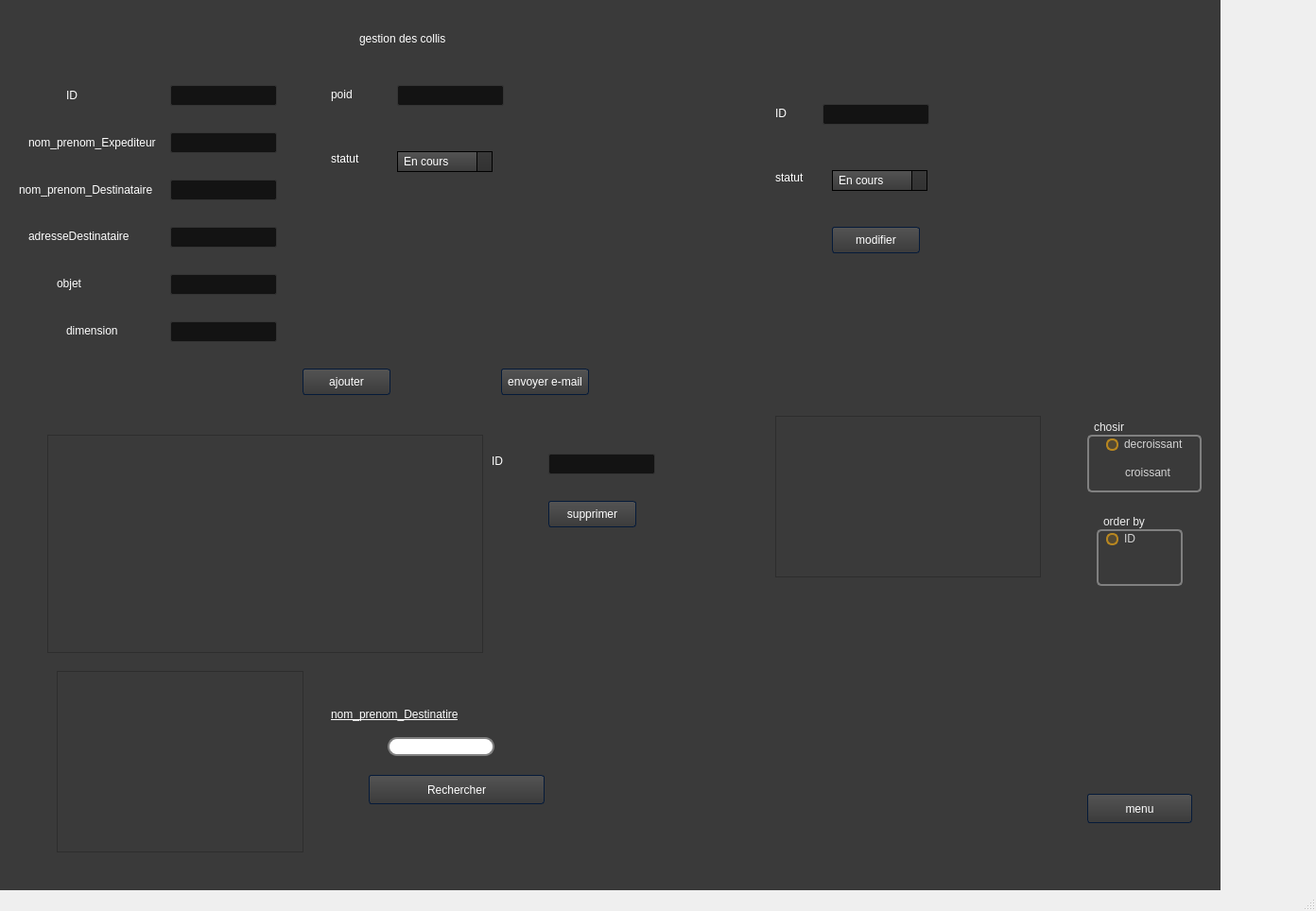
<?xml version="1.0" encoding="UTF-8"?>
<ui version="4.0">
 <class>MainWindow</class>
 <widget class="QMainWindow" name="MainWindow">
  <property name="geometry">
   <rect>
    <x>0</x>
    <y>0</y>
    <width>1392</width>
    <height>964</height>
   </rect>
  </property>
  <property name="windowTitle">
   <string>MainWindow</string>
  </property>
  <widget class="QWidget" name="centralwidget">
   <widget class="QStackedWidget" name="stackedWidget">
    <property name="geometry">
     <rect>
      <x>0</x>
      <y>0</y>
      <width>1291</width>
      <height>1071</height>
     </rect>
    </property>
    <property name="styleSheet">
     <string notr="true">/*-----QWidget-----*/
QWidget
{
	background-color: #3a3a3a;
	color: #fff;
	selection-background-color: #b78620;
	selection-color: #000;

}


/*-----QLabel-----*/
QLabel
{
	background-color: transparent;
	color: #fff;

}


/*-----QMenuBar-----*/
QMenuBar 
{
	background-color: qlineargradient(spread:repeat, x1:1, y1:0, x2:1, y2:1, stop:0 rgba(57, 57, 57, 255),stop:1 rgba(50, 50, 50, 255));
	border: 1px solid #000;
	color: #fff;

}


QMenuBar::item 
{
	background-color: transparent;

}


QMenuBar::item:selected 
{
	background-color: rgba(183, 134, 32, 20%);
	border: 1px solid #b78620;
	color: #fff;

}


QMenuBar::item:pressed 
{
	background-color: rgb(183, 134, 32);
	border: 1px solid #b78620;
	color: #fff;

}


/*-----QMenu-----*/
QMenu
{
    background-color: qlineargradient(spread:repeat, x1:1, y1:0, x2:1, y2:1, stop:0 rgba(57, 57, 57, 255),stop:1 rgba(50, 50, 50, 255));
    border: 1px solid #222;
    padding: 4px;
	color: #fff;

}


QMenu::item
{
    background-color: transparent;
    padding: 2px 20px 2px 20px;

}


QMenu::separator
{
   	background-color: rgb(183, 134, 32);
	height: 1px;

}


QMenu::item:disabled
{
    color: #555;
    background-color: transparent;
    padding: 2px 20px 2px 20px;

}


QMenu::item:selected
{
	background-color: rgba(183, 134, 32, 20%);
	border: 1px solid #b78620;
	color: #fff;

}


/*-----QToolBar-----*/
QToolBar
{
	background-color: qlineargradient(spread:repeat, x1:1, y1:0, x2:1, y2:1, stop:0 rgba(69, 69, 69, 255),stop:1 rgba(58, 58, 58, 255));
	border-top: none;
	border-bottom: 1px solid #4f4f4f;
	border-left: 1px solid #4f4f4f;
	border-right: 1px solid #4f4f4f;

}


QToolBar::separator
{
	background-color: #2e2e2e;
	width: 1px;

}


/*-----QToolButton-----*/
QToolButton 
{
	background-color: transparent;
	color: #fff;
	padding: 5px;
	padding-left: 8px;
	padding-right: 8px;
	margin-left: 1px;
}


QToolButton:hover
{
	background-color: rgba(183, 134, 32, 20%);
	border: 1px solid #b78620;
	color: #fff;
	
}


QToolButton:pressed
{
	background-color: qlineargradient(spread:repeat, x1:1, y1:0, x2:1, y2:1, stop:0 rgba(57, 57, 57, 255),stop:1 rgba(50, 50, 50, 255));
	border: 1px solid #b78620;

}


QToolButton:checked
{
	background-color: qlineargradient(spread:repeat, x1:1, y1:0, x2:1, y2:1, stop:0 rgba(57, 57, 57, 255),stop:1 rgba(50, 50, 50, 255));
	border: 1px solid #222;
}


/*-----QPushButton-----*/
QPushButton
{
	background-color: qlineargradient(spread:repeat, x1:1, y1:0, x2:1, y2:1, stop:0 rgba(84, 84, 84, 255),stop:1 rgba(59, 59, 59, 255));
	color: #ffffff;
	min-width: 80px;
	border-style: solid;
	border-width: 1px;
	border-radius: 3px;
	border-color: #051a39;
	padding: 5px;

}


QPushButton::flat
{
	background-color: transparent;
	border: none;
	color: #fff;

}


QPushButton::disabled
{
	background-color: #404040;
	color: #656565;
	border-color: #051a39;

}


QPushButton::hover
{
	background-color: rgba(183, 134, 32, 20%);
	border: 1px solid #b78620;

}


QPushButton::pressed
{
	background-color: qlineargradient(spread:repeat, x1:1, y1:0, x2:1, y2:1, stop:0 rgba(74, 74, 74, 255),stop:1 rgba(49, 49, 49, 255));
	border: 1px solid #b78620;

}


QPushButton::checked
{
	background-color: qlineargradient(spread:repeat, x1:1, y1:0, x2:1, y2:1, stop:0 rgba(74, 74, 74, 255),stop:1 rgba(49, 49, 49, 255));
	border: 1px solid #222;

}


/*-----QLineEdit-----*/
QLineEdit
{
	background-color: #131313;
	color : #eee;
	border: 1px solid #343434;
	border-radius: 2px;
	padding: 3px;
	padding-left: 5px;

}


/*-----QPlainTExtEdit-----*/
QPlainTextEdit
{
	background-color: #131313;
	color : #eee;
	border: 1px solid #343434;
	border-radius: 2px;
	padding: 3px;
	padding-left: 5px;

}


/*-----QTabBar-----*/
QTabBar::tab
{
	background-color: qlineargradient(spread:repeat, x1:1, y1:0, x2:1, y2:1, stop:0 rgba(84, 84, 84, 255),stop:1 rgba(59, 59, 59, 255));
	color: #ffffff;
	border-style: solid;
	border-width: 1px;
	border-color: #666;
	border-bottom: none;
	padding: 5px;
	padding-left: 15px;
	padding-right: 15px;

}


QTabWidget::pane 
{
	background-color: red;
	border: 1px solid #666;
	top: 1px;

}


QTabBar::tab:last
{
	margin-right: 0; 

}


QTabBar::tab:first:!selected
{
	background-color: #0c0c0d;
	margin-left: 0px;

}


QTabBar::tab:!selected
{
	color: #b1b1b1;
	border-bottom-style: solid;
	background-color: #0c0c0d;

}


QTabBar::tab:selected
{
	margin-bottom: 0px;

}


QTabBar::tab:!selected:hover
{
	border-top-color: #b78620;

}


/*-----QComboBox-----*/
QComboBox
{
    background-color: qlineargradient(spread:repeat, x1:1, y1:0, x2:1, y2:1, stop:0 rgba(84, 84, 84, 255),stop:1 rgba(59, 59, 59, 255));
    border: 1px solid #000;
    padding-left: 6px;
    color: #ffffff;
    height: 20px;

}


QComboBox::disabled
{
	background-color: #404040;
	color: #656565;
	border-color: #051a39;

}


QComboBox:on
{
    background-color: #b78620;
	color: #000;

}


QComboBox QAbstractItemView
{
    background-color: #383838;
    color: #ffffff;
    border: 1px solid black;
    selection-background-color: #b78620;
    outline: 0;

}


QComboBox::drop-down
{
	background-color: qlineargradient(spread:repeat, x1:1, y1:0, x2:1, y2:1, stop:0 rgba(57, 57, 57, 255),stop:1 rgba(50, 50, 50, 255));
    subcontrol-origin: padding;
    subcontrol-position: top right;
    width: 15px;
    border-left-width: 1px;
    border-left-color: black;
    border-left-style: solid; 

}


QComboBox::down-arrow
{
    image: url(://arrow-down.png);
    width: 8px;
    height: 8px;
}


/*-----QSpinBox &amp; QDateTimeEdit-----*/
QSpinBox,
QDateTimeEdit 
{
    background-color: #131313;
	color : #eee;
	border: 1px solid #343434;
	padding: 3px;
	padding-left: 5px;
    border-radius : 2px;

}


QSpinBox::up-button, 
QDateTimeEdit::up-button
{
	border-top-right-radius:2px;
	background-color: #777777;
    width: 16px; 
    border-width: 1px;

}


QSpinBox::up-button:hover, 
QDateTimeEdit::up-button:hover
{
	background-color: #585858;

}


QSpinBox::up-button:pressed, 
QDateTimeEdit::up-button:pressed
{
	background-color: #252525;
    width: 16px; 
    border-width: 1px;

}


QSpinBox::up-arrow,
QDateTimeEdit::up-arrow
{
    image: url(://arrow-up.png);
    width: 7px;
    height: 7px;

}


QSpinBox::down-button, 
QDateTimeEdit::down-button
{
	border-bottom-right-radius:2px;
	background-color: #777777;
    width: 16px; 
    border-width: 1px;

}


QSpinBox::down-button:hover, 
QDateTimeEdit::down-button:hover
{
	background-color: #585858;

}


QSpinBox::down-button:pressed, 
QDateTimeEdit::down-button:pressed
{
	background-color: #252525;
    width: 16px; 
    border-width: 1px;

}


QSpinBox::down-arrow,
QDateTimeEdit::down-arrow
{
    image: url(://arrow-down.png);
    width: 7px;
    height: 7px;

}


/*-----QGroupBox-----*/
QGroupBox 
{
    border: 1px solid;
    border-color: #666666;
	border-radius: 5px;
    margin-top: 20px;

}


QGroupBox::title  
{
    background-color: transparent;
    color: #eee;
    subcontrol-origin: margin;
    padding: 5px;
	border-top-left-radius: 3px;
	border-top-right-radius: 3px;

}


/*-----QHeaderView-----*/
QHeaderView::section
{
    background-color: qlineargradient(spread:repeat, x1:1, y1:0, x2:1, y2:1, stop:0 rgba(60, 60, 60, 255),stop:1 rgba(50, 50, 50, 255));
	border: 1px solid #000;
    color: #fff;
    text-align: left;
	padding: 4px;
	
}


QHeaderView::section:disabled
{
    background-color: #525251;
    color: #656565;

}


QHeaderView::section:checked
{
    background-color: qlineargradient(spread:repeat, x1:1, y1:0, x2:1, y2:1, stop:0 rgba(60, 60, 60, 255),stop:1 rgba(50, 50, 50, 255));
    color: #fff;

}


QHeaderView::section::vertical::first,
QHeaderView::section::vertical::only-one
{
    border-top: 1px solid #353635;

}


QHeaderView::section::vertical
{
    border-top: 1px solid #353635;

}


QHeaderView::section::horizontal::first,
QHeaderView::section::horizontal::only-one
{
    border-left: 1px solid #353635;

}


QHeaderView::section::horizontal
{
    border-left: 1px solid #353635;

}


QTableCornerButton::section
{
    background-color: qlineargradient(spread:repeat, x1:1, y1:0, x2:1, y2:1, stop:0 rgba(60, 60, 60, 255),stop:1 rgba(50, 50, 50, 255));
	border: 1px solid #000;
    color: #fff;

}


/*-----QTreeWidget-----*/
QTreeView
{
	show-decoration-selected: 1;
	alternate-background-color: #3a3a3a;
	selection-color: #fff;
	background-color: #2d2d2d;
	border: 1px solid gray;
	padding-top : 5px;
	color: #fff;
	font: 8pt;

}


QTreeView::item:selected
{
	color:#fff;
	background-color: #b78620;
	border-radius: 0px;

}


QTreeView::item:!selected:hover
{
    background-color: #262626;
    border: none;
    color: white;

}


QTreeView::branch:has-children:!has-siblings:closed,
QTreeView::branch:closed:has-children:has-siblings 
{
	image: url(://tree-closed.png);

}


QTreeView::branch:open:has-children:!has-siblings,
QTreeView::branch:open:has-children:has-siblings  
{
	image: url(://tree-open.png);

}


/*-----QListView-----*/
QListView 
{
	background-color: qlineargradient(spread:repeat, x1:1, y1:0, x2:1, y2:1, stop:0 rgba(83, 83, 83, 255),stop:0.293269 rgba(81, 81, 81, 255),stop:0.634615 rgba(79, 79, 79, 255),stop:1 rgba(83, 83, 83, 255));
    border : none;
    color: white;
    show-decoration-selected: 1; 
    outline: 0;
	border: 1px solid gray;

}


QListView::disabled 
{
	background-color: #656565;
	color: #1b1b1b;
    border: 1px solid #656565;

}


QListView::item 
{
	background-color: #2d2d2d;
    padding: 1px;

}


QListView::item:alternate 
{
    background-color: #3a3a3a;

}


QListView::item:selected 
{
	background-color: #b78620;
	border: 1px solid #b78620;
	color: #fff;

}


QListView::item:selected:!active 
{
	background-color: #b78620;
	border: 1px solid #b78620;
	color: #fff;

}


QListView::item:selected:active 
{
	background-color: #b78620;
	border: 1px solid #b78620;
	color: #fff;

}


QListView::item:hover {
    background-color: #262626;
    border: none;
    color: white;

}


/*-----QCheckBox-----*/
QCheckBox
{
	background-color: transparent;
    color: lightgray;
	border: none;

}


QCheckBox::indicator
{
    background-color: #323232;
    border: 1px solid darkgray;
    width: 12px;
    height: 12px;

}


QCheckBox::indicator:checked
{
    image:url(&quot;./ressources/check.png&quot;);
	background-color: #b78620;
    border: 1px solid #3a546e;

}


QCheckBox::indicator:unchecked:hover
{
	border: 1px solid #b78620; 

}


QCheckBox::disabled
{
	color: #656565;

}


QCheckBox::indicator:disabled
{
	background-color: #656565;
	color: #656565;
    border: 1px solid #656565;

}


/*-----QRadioButton-----*/
QRadioButton 
{
	color: lightgray;
	background-color: transparent;

}


QRadioButton::indicator::unchecked:hover 
{
	background-color: lightgray;
	border: 2px solid #b78620;
	border-radius: 6px;
}


QRadioButton::indicator::checked 
{
	border: 2px solid #b78620;
	border-radius: 6px;
	background-color: rgba(183,134,32,20%);  
	width: 9px; 
	height: 9px; 

}


/*-----QSlider-----*/
QSlider::groove:horizontal 
{
	background-color: transparent;
	height: 3px;

}


QSlider::sub-page:horizontal 
{
	background-color: #b78620;

}


QSlider::add-page:horizontal 
{
	background-color: #131313;

}


QSlider::handle:horizontal 
{
	background-color: #b78620;
	width: 14px;
	margin-top: -6px;
	margin-bottom: -6px;
	border-radius: 6px;

}


QSlider::handle:horizontal:hover 
{
	background-color: #d89e25;
	border-radius: 6px;

}


QSlider::sub-page:horizontal:disabled 
{
	background-color: #bbb;
	border-color: #999;

}


QSlider::add-page:horizontal:disabled 
{
	background-color: #eee;
	border-color: #999;

}


QSlider::handle:horizontal:disabled 
{
	background-color: #eee;
	border: 1px solid #aaa;
	border-radius: 3px;

}


/*-----QScrollBar-----*/
QScrollBar:horizontal
{
    border: 1px solid #222222;
    background-color: #3d3d3d;
    height: 15px;
    margin: 0px 16px 0 16px;

}


QScrollBar::handle:horizontal
{
	background-color: qlineargradient(spread:repeat, x1:1, y1:0, x2:1, y2:1, stop:0 rgba(97, 97, 97, 255),stop:1 rgba(90, 90, 90, 255));
	border: 1px solid #2d2d2d;
    min-height: 20px;

}


QScrollBar::add-line:horizontal
{
	background-color: qlineargradient(spread:repeat, x1:1, y1:0, x2:1, y2:1, stop:0 rgba(97, 97, 97, 255),stop:1 rgba(90, 90, 90, 255));
	border: 1px solid #2d2d2d;
    width: 15px;
    subcontrol-position: right;
    subcontrol-origin: margin;

}


QScrollBar::sub-line:horizontal
{
	background-color: qlineargradient(spread:repeat, x1:1, y1:0, x2:1, y2:1, stop:0 rgba(97, 97, 97, 255),stop:1 rgba(90, 90, 90, 255));
	border: 1px solid #2d2d2d;
    width: 15px;
    subcontrol-position: left;
    subcontrol-origin: margin;

}


QScrollBar::right-arrow:horizontal
{
    image: url(://arrow-right.png);
    width: 6px;
    height: 6px;

}


QScrollBar::left-arrow:horizontal
{
    image: url(://arrow-left.png);
    width: 6px;
    height: 6px;

}


QScrollBar::add-page:horizontal, QScrollBar::sub-page:horizontal
{
    background: none;

}


QScrollBar:vertical
{
    background-color: #3d3d3d;
    width: 16px;
	border: 1px solid #2d2d2d;
    margin: 16px 0px 16px 0px;

}


QScrollBar::handle:vertical
{
    background-color: qlineargradient(spread:repeat, x1:1, y1:0, x2:1, y2:1, stop:0 rgba(97, 97, 97, 255),stop:1 rgba(90, 90, 90, 255));
	border: 1px solid #2d2d2d;
    min-height: 20px;

}


QScrollBar::add-line:vertical
{
	background-color: qlineargradient(spread:repeat, x1:1, y1:0, x2:1, y2:1, stop:0 rgba(97, 97, 97, 255),stop:1 rgba(90, 90, 90, 255));
	border: 1px solid #2d2d2d;
    height: 15px;
    subcontrol-position: bottom;
    subcontrol-origin: margin;

}


QScrollBar::sub-line:vertical
{
	background-color: qlineargradient(spread:repeat, x1:1, y1:0, x2:1, y2:1, stop:0 rgba(97, 97, 97, 255),stop:1 rgba(90, 90, 90, 255));
	border: 1px solid #2d2d2d;
    height: 15px;
    subcontrol-position: top;
    subcontrol-origin: margin;

}


QScrollBar::up-arrow:vertical
{
    image: url(://arrow-up.png);
    width: 6px;
    height: 6px;

}


QScrollBar::down-arrow:vertical
{
    image: url(://arrow-down.png);
    width: 6px;
    height: 6px;

}


QScrollBar::add-page:vertical, QScrollBar::sub-page:vertical
{
    background: none;

}


/*-----QProgressBar-----*/
QProgressBar
{
    border: 1px solid #666666;
    text-align: center;
	color: #000;
	font-weight: bold;

}


QProgressBar::chunk
{
    background-color: #b78620;
    width: 30px;
    margin: 0.5px;

}</string>
    </property>
    <property name="currentIndex">
     <number>2</number>
    </property>
    <widget class="QWidget" name="page">
     <widget class="QPushButton" name="pushButton">
      <property name="geometry">
       <rect>
        <x>460</x>
        <y>100</y>
        <width>311</width>
        <height>111</height>
       </rect>
      </property>
      <property name="text">
       <string>gestion des courrier</string>
      </property>
     </widget>
     <widget class="QLabel" name="label">
      <property name="geometry">
       <rect>
        <x>290</x>
        <y>50</y>
        <width>91</width>
        <height>16</height>
       </rect>
      </property>
      <property name="text">
       <string>menu </string>
      </property>
     </widget>
     <widget class="QPushButton" name="pushButton_2">
      <property name="geometry">
       <rect>
        <x>460</x>
        <y>220</y>
        <width>311</width>
        <height>101</height>
       </rect>
      </property>
      <property name="text">
       <string>gestion des collis</string>
      </property>
     </widget>
    </widget>
    <widget class="QWidget" name="page_2">
     <widget class="QPushButton" name="pushButton_3">
      <property name="geometry">
       <rect>
        <x>1120</x>
        <y>870</y>
        <width>111</width>
        <height>31</height>
       </rect>
      </property>
      <property name="text">
       <string>go to menu</string>
      </property>
     </widget>
     <widget class="QLabel" name="label_2">
      <property name="geometry">
       <rect>
        <x>350</x>
        <y>30</y>
        <width>121</width>
        <height>21</height>
       </rect>
      </property>
      <property name="text">
       <string>gestion des courrier </string>
      </property>
     </widget>
     <widget class="QLabel" name="label_4">
      <property name="geometry">
       <rect>
        <x>70</x>
        <y>150</y>
        <width>161</width>
        <height>21</height>
       </rect>
      </property>
      <property name="text">
       <string>nom_prenom_destinataire</string>
      </property>
     </widget>
     <widget class="QLabel" name="label_6">
      <property name="geometry">
       <rect>
        <x>100</x>
        <y>230</y>
        <width>101</width>
        <height>20</height>
       </rect>
      </property>
      <property name="text">
       <string>statut_courrier</string>
      </property>
     </widget>
     <widget class="QLabel" name="label_17">
      <property name="geometry">
       <rect>
        <x>70</x>
        <y>110</y>
        <width>151</width>
        <height>20</height>
       </rect>
      </property>
      <property name="text">
       <string>nom_prenom_expediteur</string>
      </property>
     </widget>
     <widget class="QLineEdit" name="lineEdit_expediteur">
      <property name="geometry">
       <rect>
        <x>230</x>
        <y>110</y>
        <width>113</width>
        <height>22</height>
       </rect>
      </property>
     </widget>
     <widget class="QLineEdit" name="lineEdit_destinataire">
      <property name="geometry">
       <rect>
        <x>230</x>
        <y>150</y>
        <width>113</width>
        <height>22</height>
       </rect>
      </property>
     </widget>
     <widget class="QPushButton" name="ajoute_cour">
      <property name="geometry">
       <rect>
        <x>220</x>
        <y>280</y>
        <width>93</width>
        <height>28</height>
       </rect>
      </property>
      <property name="text">
       <string>ajouter</string>
      </property>
     </widget>
     <widget class="QPushButton" name="modifier_cour_2">
      <property name="geometry">
       <rect>
        <x>940</x>
        <y>240</y>
        <width>93</width>
        <height>28</height>
       </rect>
      </property>
      <property name="text">
       <string>modifier</string>
      </property>
     </widget>
     <widget class="QTableView" name="tabcourrier_1">
      <property name="geometry">
       <rect>
        <x>0</x>
        <y>330</y>
        <width>411</width>
        <height>201</height>
       </rect>
      </property>
     </widget>
     <widget class="QLabel" name="label_28">
      <property name="geometry">
       <rect>
        <x>800</x>
        <y>170</y>
        <width>101</width>
        <height>20</height>
       </rect>
      </property>
      <property name="text">
       <string>statut_courrier</string>
      </property>
     </widget>
     <widget class="QLineEdit" name="lineEdit_ID_courrier_1">
      <property name="geometry">
       <rect>
        <x>910</x>
        <y>130</y>
        <width>113</width>
        <height>22</height>
       </rect>
      </property>
     </widget>
     <widget class="QLabel" name="label_93">
      <property name="geometry">
       <rect>
        <x>820</x>
        <y>130</y>
        <width>55</width>
        <height>16</height>
       </rect>
      </property>
      <property name="text">
       <string>id</string>
      </property>
     </widget>
     <widget class="QLabel" name="label_94">
      <property name="geometry">
       <rect>
        <x>420</x>
        <y>340</y>
        <width>55</width>
        <height>16</height>
       </rect>
      </property>
      <property name="text">
       <string>id</string>
      </property>
     </widget>
     <widget class="QLineEdit" name="lineEdit_id_courrier_3">
      <property name="geometry">
       <rect>
        <x>470</x>
        <y>340</y>
        <width>113</width>
        <height>22</height>
       </rect>
      </property>
     </widget>
     <widget class="QPushButton" name="ajouter_8">
      <property name="geometry">
       <rect>
        <x>480</x>
        <y>380</y>
        <width>93</width>
        <height>28</height>
       </rect>
      </property>
      <property name="text">
       <string>Supprimer</string>
      </property>
     </widget>
     <widget class="QComboBox" name="comboBox_statut1">
      <property name="geometry">
       <rect>
        <x>230</x>
        <y>230</y>
        <width>101</width>
        <height>22</height>
       </rect>
      </property>
      <item>
       <property name="text">
        <string>En cours</string>
       </property>
      </item>
      <item>
       <property name="text">
        <string>Recu</string>
       </property>
      </item>
     </widget>
     <widget class="QComboBox" name="comboBox_statut">
      <property name="geometry">
       <rect>
        <x>920</x>
        <y>170</y>
        <width>101</width>
        <height>22</height>
       </rect>
      </property>
      <item>
       <property name="text">
        <string>En cours</string>
       </property>
      </item>
      <item>
       <property name="text">
        <string>Recu</string>
       </property>
      </item>
     </widget>
     <widget class="QLineEdit" name="lineEdit_id_courrier">
      <property name="geometry">
       <rect>
        <x>230</x>
        <y>70</y>
        <width>113</width>
        <height>22</height>
       </rect>
      </property>
     </widget>
     <widget class="QLabel" name="label_26">
      <property name="geometry">
       <rect>
        <x>100</x>
        <y>70</y>
        <width>131</width>
        <height>16</height>
       </rect>
      </property>
      <property name="text">
       <string>id</string>
      </property>
     </widget>
     <widget class="QTableView" name="tabcourrier_2">
      <property name="geometry">
       <rect>
        <x>40</x>
        <y>680</y>
        <width>261</width>
        <height>192</height>
       </rect>
      </property>
     </widget>
     <widget class="QPushButton" name="pb_ajouter_10">
      <property name="geometry">
       <rect>
        <x>390</x>
        <y>800</y>
        <width>186</width>
        <height>31</height>
       </rect>
      </property>
      <property name="styleSheet">
       <string notr="true">QPushButton#pb_ajouter_10 {
    background-color: grey;
    border-style: outset;
    border-width: 2px;
    border-radius: 10px;
    border-color: beige;
    font: bold 14px;
    min-width: 10em;
    padding: 6px;
}
</string>
      </property>
      <property name="text">
       <string>Rechercher</string>
      </property>
     </widget>
     <widget class="QGroupBox" name="groupBox_5">
      <property name="geometry">
       <rect>
        <x>1090</x>
        <y>340</y>
        <width>121</width>
        <height>71</height>
       </rect>
      </property>
      <property name="styleSheet">
       <string notr="true">QGroupBox {
	background-color: #3a3a3a;
    border: 2px solid gray;
    border-radius: 5px;
    margin-top: 1ex; /* leave space at the top for the title */
}</string>
      </property>
      <property name="title">
       <string>chosir</string>
      </property>
      <widget class="QRadioButton" name="radioButton_29">
       <property name="geometry">
        <rect>
         <x>20</x>
         <y>20</y>
         <width>95</width>
         <height>20</height>
        </rect>
       </property>
       <property name="styleSheet">
        <string notr="true"/>
       </property>
       <property name="text">
        <string>decroissant</string>
       </property>
       <property name="checked">
        <bool>true</bool>
       </property>
      </widget>
      <widget class="QRadioButton" name="radioButton_30">
       <property name="geometry">
        <rect>
         <x>20</x>
         <y>50</y>
         <width>95</width>
         <height>20</height>
        </rect>
       </property>
       <property name="text">
        <string>croissant</string>
       </property>
      </widget>
     </widget>
     <widget class="QGroupBox" name="groupBox_6">
      <property name="geometry">
       <rect>
        <x>1090</x>
        <y>430</y>
        <width>121</width>
        <height>80</height>
       </rect>
      </property>
      <property name="styleSheet">
       <string notr="true">QGroupBox {
	background-color: #3a3a3a;
    border: 2px solid gray;
    border-radius: 5px;
    margin-top: 1ex; /* leave space at the top for the title */
}</string>
      </property>
      <property name="title">
       <string>order by</string>
      </property>
      <widget class="QRadioButton" name="radioButton_27">
       <property name="geometry">
        <rect>
         <x>20</x>
         <y>30</y>
         <width>95</width>
         <height>20</height>
        </rect>
       </property>
       <property name="text">
        <string>ID</string>
       </property>
       <property name="checked">
        <bool>true</bool>
       </property>
      </widget>
     </widget>
     <widget class="QTableView" name="tabcourrier_6">
      <property name="geometry">
       <rect>
        <x>760</x>
        <y>340</y>
        <width>281</width>
        <height>171</height>
       </rect>
      </property>
      <property name="font">
       <font>
        <pointsize>11</pointsize>
       </font>
      </property>
      <property name="styleSheet">
       <string notr="true"/>
      </property>
     </widget>
     <widget class="QLineEdit" name="lineEdit_cin_4">
      <property name="geometry">
       <rect>
        <x>410</x>
        <y>720</y>
        <width>113</width>
        <height>20</height>
       </rect>
      </property>
      <property name="styleSheet">
       <string notr="true">QLineEdit {
    border: 2px solid gray;
    border-radius: 10px;
    padding: 0 8px;
    background: white;
    selection-background-color: darkgray;
}</string>
      </property>
     </widget>
     <widget class="QLabel" name="label_38">
      <property name="geometry">
       <rect>
        <x>360</x>
        <y>680</y>
        <width>421</width>
        <height>21</height>
       </rect>
      </property>
      <property name="styleSheet">
       <string notr="true">font: 12pt &quot;Andalus&quot;;
text-decoration: underline;</string>
      </property>
      <property name="text">
       <string>nom_prenom_destinataire</string>
      </property>
     </widget>
     <widget class="QPushButton" name="pushButton_6">
      <property name="geometry">
       <rect>
        <x>350</x>
        <y>280</y>
        <width>93</width>
        <height>28</height>
       </rect>
      </property>
      <property name="text">
       <string>e-mail</string>
      </property>
     </widget>
     <widget class="QLineEdit" name="lineEdit_destinataire_2">
      <property name="geometry">
       <rect>
        <x>230</x>
        <y>190</y>
        <width>113</width>
        <height>22</height>
       </rect>
      </property>
     </widget>
     <widget class="QLabel" name="label_7">
      <property name="geometry">
       <rect>
        <x>80</x>
        <y>190</y>
        <width>131</width>
        <height>20</height>
       </rect>
      </property>
      <property name="text">
       <string>adresse_destinataire</string>
      </property>
     </widget>
    </widget>
    <widget class="QWidget" name="page_3">
     <widget class="QLabel" name="label_16">
      <property name="geometry">
       <rect>
        <x>380</x>
        <y>30</y>
        <width>141</width>
        <height>21</height>
       </rect>
      </property>
      <property name="text">
       <string>gestion des collis</string>
      </property>
     </widget>
     <widget class="QLabel" name="label_18">
      <property name="geometry">
       <rect>
        <x>30</x>
        <y>140</y>
        <width>151</width>
        <height>21</height>
       </rect>
      </property>
      <property name="text">
       <string>nom_prenom_Expediteur</string>
      </property>
     </widget>
     <widget class="QLabel" name="label_19">
      <property name="geometry">
       <rect>
        <x>20</x>
        <y>190</y>
        <width>161</width>
        <height>21</height>
       </rect>
      </property>
      <property name="text">
       <string>nom_prenom_Destinataire</string>
      </property>
     </widget>
     <widget class="QLabel" name="label_22">
      <property name="geometry">
       <rect>
        <x>30</x>
        <y>240</y>
        <width>121</width>
        <height>20</height>
       </rect>
      </property>
      <property name="text">
       <string>adresseDestinataire</string>
      </property>
     </widget>
     <widget class="QLabel" name="label_23">
      <property name="geometry">
       <rect>
        <x>60</x>
        <y>290</y>
        <width>81</width>
        <height>20</height>
       </rect>
      </property>
      <property name="text">
       <string>objet</string>
      </property>
     </widget>
     <widget class="QLabel" name="label_24">
      <property name="geometry">
       <rect>
        <x>70</x>
        <y>340</y>
        <width>81</width>
        <height>20</height>
       </rect>
      </property>
      <property name="text">
       <string>dimension</string>
      </property>
     </widget>
     <widget class="QLabel" name="label_25">
      <property name="geometry">
       <rect>
        <x>350</x>
        <y>90</y>
        <width>81</width>
        <height>20</height>
       </rect>
      </property>
      <property name="text">
       <string>poid</string>
      </property>
     </widget>
     <widget class="QLineEdit" name="lineEdit_nomExpediteur">
      <property name="geometry">
       <rect>
        <x>180</x>
        <y>140</y>
        <width>113</width>
        <height>22</height>
       </rect>
      </property>
     </widget>
     <widget class="QLineEdit" name="lineEdit_nom_prenom_Destinatire">
      <property name="geometry">
       <rect>
        <x>180</x>
        <y>190</y>
        <width>113</width>
        <height>22</height>
       </rect>
      </property>
     </widget>
     <widget class="QLineEdit" name="lineEdit_poid">
      <property name="geometry">
       <rect>
        <x>420</x>
        <y>90</y>
        <width>113</width>
        <height>22</height>
       </rect>
      </property>
     </widget>
     <widget class="QLineEdit" name="lineEdit_dimension">
      <property name="geometry">
       <rect>
        <x>180</x>
        <y>340</y>
        <width>113</width>
        <height>22</height>
       </rect>
      </property>
     </widget>
     <widget class="QLineEdit" name="lineEdit_objet">
      <property name="geometry">
       <rect>
        <x>180</x>
        <y>290</y>
        <width>113</width>
        <height>22</height>
       </rect>
      </property>
     </widget>
     <widget class="QLineEdit" name="lineEdit_adresseDestinatire">
      <property name="geometry">
       <rect>
        <x>180</x>
        <y>240</y>
        <width>113</width>
        <height>22</height>
       </rect>
      </property>
     </widget>
     <widget class="QPushButton" name="pushButton_4">
      <property name="geometry">
       <rect>
        <x>1150</x>
        <y>840</y>
        <width>111</width>
        <height>31</height>
       </rect>
      </property>
      <property name="text">
       <string>menu</string>
      </property>
     </widget>
     <widget class="QPushButton" name="ajouter_5">
      <property name="geometry">
       <rect>
        <x>320</x>
        <y>390</y>
        <width>93</width>
        <height>28</height>
       </rect>
      </property>
      <property name="text">
       <string>ajouter</string>
      </property>
     </widget>
     <widget class="QPushButton" name="ajouter_6">
      <property name="geometry">
       <rect>
        <x>880</x>
        <y>240</y>
        <width>93</width>
        <height>28</height>
       </rect>
      </property>
      <property name="text">
       <string>modifier</string>
      </property>
     </widget>
     <widget class="QTableView" name="tabcoli_1">
      <property name="geometry">
       <rect>
        <x>50</x>
        <y>460</y>
        <width>461</width>
        <height>231</height>
       </rect>
      </property>
     </widget>
     <widget class="QPushButton" name="ajouter_7">
      <property name="geometry">
       <rect>
        <x>580</x>
        <y>530</y>
        <width>93</width>
        <height>28</height>
       </rect>
      </property>
      <property name="text">
       <string>supprimer</string>
      </property>
     </widget>
     <widget class="QLabel" name="label_40">
      <property name="geometry">
       <rect>
        <x>520</x>
        <y>480</y>
        <width>71</width>
        <height>16</height>
       </rect>
      </property>
      <property name="text">
       <string>ID</string>
      </property>
     </widget>
     <widget class="QLineEdit" name="lineEdit_ID_3">
      <property name="geometry">
       <rect>
        <x>580</x>
        <y>480</y>
        <width>113</width>
        <height>22</height>
       </rect>
      </property>
     </widget>
     <widget class="QLineEdit" name="lineEdit_ID_2">
      <property name="geometry">
       <rect>
        <x>870</x>
        <y>110</y>
        <width>113</width>
        <height>22</height>
       </rect>
      </property>
     </widget>
     <widget class="QLabel" name="label_45">
      <property name="geometry">
       <rect>
        <x>820</x>
        <y>110</y>
        <width>71</width>
        <height>20</height>
       </rect>
      </property>
      <property name="text">
       <string>ID</string>
      </property>
     </widget>
     <widget class="QLabel" name="label_3">
      <property name="geometry">
       <rect>
        <x>350</x>
        <y>160</y>
        <width>55</width>
        <height>16</height>
       </rect>
      </property>
      <property name="text">
       <string>statut</string>
      </property>
     </widget>
     <widget class="QLabel" name="label_5">
      <property name="geometry">
       <rect>
        <x>820</x>
        <y>180</y>
        <width>55</width>
        <height>16</height>
       </rect>
      </property>
      <property name="text">
       <string>statut</string>
      </property>
     </widget>
     <widget class="QLineEdit" name="lineEdit_ID">
      <property name="geometry">
       <rect>
        <x>180</x>
        <y>90</y>
        <width>113</width>
        <height>22</height>
       </rect>
      </property>
     </widget>
     <widget class="QLabel" name="label_42">
      <property name="geometry">
       <rect>
        <x>70</x>
        <y>90</y>
        <width>91</width>
        <height>21</height>
       </rect>
      </property>
      <property name="text">
       <string>ID</string>
      </property>
     </widget>
     <widget class="QTableView" name="tabcoli_2">
      <property name="geometry">
       <rect>
        <x>60</x>
        <y>710</y>
        <width>261</width>
        <height>192</height>
       </rect>
      </property>
     </widget>
     <widget class="QLineEdit" name="lineEdit_name_4">
      <property name="geometry">
       <rect>
        <x>410</x>
        <y>780</y>
        <width>113</width>
        <height>20</height>
       </rect>
      </property>
      <property name="styleSheet">
       <string notr="true">QLineEdit {
    border: 2px solid gray;
    border-radius: 10px;
    padding: 0 8px;
    background: white;
    selection-background-color: darkgray;
}</string>
      </property>
     </widget>
     <widget class="QLabel" name="label_36">
      <property name="geometry">
       <rect>
        <x>350</x>
        <y>746</y>
        <width>281</width>
        <height>20</height>
       </rect>
      </property>
      <property name="styleSheet">
       <string notr="true">font: 12pt &quot;Andalus&quot;;
text-decoration: underline;</string>
      </property>
      <property name="text">
       <string>nom_prenom_Destinatire</string>
      </property>
     </widget>
     <widget class="QPushButton" name="pb_ajouter_11">
      <property name="geometry">
       <rect>
        <x>390</x>
        <y>820</y>
        <width>186</width>
        <height>31</height>
       </rect>
      </property>
      <property name="styleSheet">
       <string notr="true">QPushButton#pb_ajouter_10 {
    background-color: grey;
    border-style: outset;
    border-width: 2px;
    border-radius: 10px;
    border-color: beige;
    font: bold 14px;
    min-width: 10em;
    padding: 6px;
}
</string>
      </property>
      <property name="text">
       <string>Rechercher</string>
      </property>
     </widget>
     <widget class="QTableView" name="tabcoli_5">
      <property name="geometry">
       <rect>
        <x>820</x>
        <y>440</y>
        <width>281</width>
        <height>171</height>
       </rect>
      </property>
      <property name="font">
       <font>
        <pointsize>11</pointsize>
       </font>
      </property>
      <property name="styleSheet">
       <string notr="true"/>
      </property>
     </widget>
     <widget class="QGroupBox" name="groupBox_4">
      <property name="geometry">
       <rect>
        <x>1150</x>
        <y>440</y>
        <width>121</width>
        <height>81</height>
       </rect>
      </property>
      <property name="styleSheet">
       <string notr="true">QGroupBox {
	background-color: #3a3a3a;
    border: 2px solid gray;
    border-radius: 5px;
    margin-top: 1ex; /* leave space at the top for the title */
}</string>
      </property>
      <property name="title">
       <string>chosir</string>
      </property>
      <widget class="QRadioButton" name="radioButton_23">
       <property name="geometry">
        <rect>
         <x>20</x>
         <y>20</y>
         <width>95</width>
         <height>20</height>
        </rect>
       </property>
       <property name="styleSheet">
        <string notr="true"/>
       </property>
       <property name="text">
        <string>decroissant</string>
       </property>
       <property name="checked">
        <bool>true</bool>
       </property>
      </widget>
      <widget class="QRadioButton" name="radioButton_24">
       <property name="geometry">
        <rect>
         <x>20</x>
         <y>50</y>
         <width>95</width>
         <height>20</height>
        </rect>
       </property>
       <property name="text">
        <string>croissant</string>
       </property>
      </widget>
      <zorder>radioButton_24</zorder>
      <zorder>radioButton_23</zorder>
     </widget>
     <widget class="QGroupBox" name="groupBox_3">
      <property name="geometry">
       <rect>
        <x>1160</x>
        <y>540</y>
        <width>91</width>
        <height>80</height>
       </rect>
      </property>
      <property name="styleSheet">
       <string notr="true">QGroupBox {
	background-color: #3a3a3a;
    border: 2px solid gray;
    border-radius: 5px;
    margin-top: 1ex; /* leave space at the top for the title */
}</string>
      </property>
      <property name="title">
       <string>order by</string>
      </property>
      <widget class="QRadioButton" name="radioButton_21">
       <property name="geometry">
        <rect>
         <x>10</x>
         <y>20</y>
         <width>95</width>
         <height>20</height>
        </rect>
       </property>
       <property name="text">
        <string>ID</string>
       </property>
       <property name="checked">
        <bool>true</bool>
       </property>
      </widget>
     </widget>
     <widget class="QPushButton" name="pushButton_5">
      <property name="geometry">
       <rect>
        <x>530</x>
        <y>390</y>
        <width>93</width>
        <height>28</height>
       </rect>
      </property>
      <property name="text">
       <string>envoyer e-mail</string>
      </property>
     </widget>
     <widget class="QComboBox" name="comboBox_statut1_2">
      <property name="geometry">
       <rect>
        <x>420</x>
        <y>160</y>
        <width>101</width>
        <height>22</height>
       </rect>
      </property>
      <property name="insertPolicy">
       <enum>QComboBox::NoInsert</enum>
      </property>
      <item>
       <property name="text">
        <string>En cours</string>
       </property>
      </item>
      <item>
       <property name="text">
        <string>Recu</string>
       </property>
      </item>
     </widget>
     <widget class="QComboBox" name="comboBox_statut1_3">
      <property name="geometry">
       <rect>
        <x>880</x>
        <y>180</y>
        <width>101</width>
        <height>22</height>
       </rect>
      </property>
      <property name="insertPolicy">
       <enum>QComboBox::NoInsert</enum>
      </property>
      <item>
       <property name="text">
        <string>En cours</string>
       </property>
      </item>
      <item>
       <property name="text">
        <string>Recu</string>
       </property>
      </item>
     </widget>
    </widget>
   </widget>
  </widget>
  <widget class="QMenuBar" name="menubar">
   <property name="geometry">
    <rect>
     <x>0</x>
     <y>0</y>
     <width>1392</width>
     <height>26</height>
    </rect>
   </property>
  </widget>
  <widget class="QStatusBar" name="statusbar"/>
 </widget>
 <resources/>
 <connections/>
</ui>
